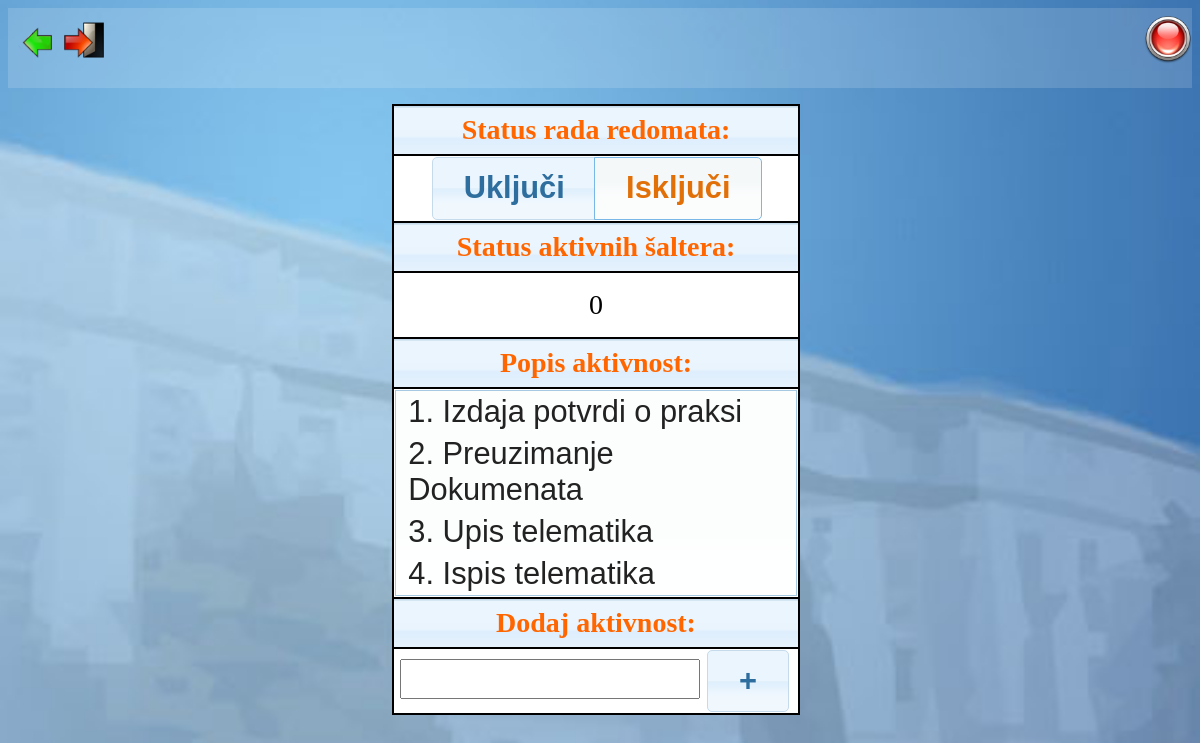
Page /referada/settings.php (signed in) on the committed database.
### tables this page shows
CREATE TABLE `aktivnost` (
  `sifra_aktivnost` int(11) NOT NULL,
  `naziv_aktivnost` varchar(40) DEFAULT NULL,
  `prosjek_aktivnost` decimal(10,0) DEFAULT NULL
);

### referada/settings.php (the view, shortened to what this page needs)
<html>
<head>
<link href="../jquery/jquery-ui.css" rel="stylesheet">
<link href="settings.css" rel="stylesheet">
</head>
<body>
 	<?php
		if($_SESSION['login_user']){
    ?>
<div class="statusbar">
<div class="left">
<a href="referada.php"><img class="set" src="backlogo.png" alt="Postavke"/></a>
<a href="index.php?logout=1"><img class="set" src="exitlogo.png" alt="Logout"/></a>
</div>
<div class="right">
<?php
	include '../statusbaze.php';
	$stat=status();
	if($stat)
		echo '<img id="stat" " class="set" src="green_light.png" alt="Online" />';
	else
		echo '<img id="stat" class="set" src="red_light.png" alt="Online" />';
?>
</div>
</div>
<div id="main">
<table>
	<tr>
    	<td id="tablebar">
			Status rada redomata:
        </td>
    </tr><tr>
    	<td class="tablecontent">
			<div id="radioset">
			<input type="radio" id="radio1" name="radio"><label for="radio1">Uključi</label>
			<input type="radio" id="radio2" name="radio" checked="checked"><label for="radio2">Isključi</label>
			</div>
		</td>
    </tr><tr>
   		 <td id="tablebar">Status aktivnih šaltera:</td>
    </tr><tr>
    	<td class="tablecontent"><?php getNumberOfUser(); ?></td>
    </tr><tr>
    	<td id="tablebar">Popis aktivnost:</td>
    </tr><tr>
    	<td class="tablecontent">
<ul id="menu">
<?php
    $result = getAktivnost();
    while($row=mysql_fetch_array( $result )){
		echo '<li id="li"> ';
		echo $row["sifra_aktivnost"] ;
		echo '. ';
		echo $row["naziv_aktivnost"] ;
		echo '</li>';
	}
?>
</ul>
		</td>
     </tr><tr>
     	<td id="tablebar">Dodaj aktivnost:</td>
     </tr><tr>
		<td class="tablecontent">
			<input type="text" id="naziv"/>
    		<button id="save">+</button>
        </td>
     </tr>
</table>
<br>
<br>
<br>
</div>
<?php
		}
		else
			echo "Neovlašten pristup, molimo prijavite se";
?>
</body>
</html>

### statusbaze.php (shortened to what this page needs)
<?php
function status(){
	$connection=connect();
	$querry= mysql_query("select * from stat", $connection);
	$row=mysql_num_rows($querry);
	if($row==1){
		$row = mysql_fetch_assoc($querry);
		if($row['st']==1)
			return false;
		else
			return true;
	}
}
function getAktivnost(){
	$connection=connect();
	$querry= mysql_query("select * from Aktivnost", $connection);
	return $querry;
}
function connect(){
	$connection= mysql_connect("localhost","root","");
	return $connection;
}
function getNumberOfUser(){
	$connection=connect();
	$querry= mysql_query("select count(status_rada) as zbroj from zaposlenik where status_rada=1;", $connection);
	$row = mysql_fetch_assoc($querry);
	echo $row['zbroj'];
}
?>

### referada/settings.css (style rules this page uses)
body { background:url("../background.jpg") no-repeat fixed center; background-size:cover; text-align:center; bgproperties: fixed; }
@media (min-width: 800px) { #main { text-align:center; margin-top:12vh; width:34vw; margin-left:32vw; margin-right:32vw; position:absolute; } }
@media (min-width: 800px) { #li { text-align:left; } }
@media (min-width: 800px) { input { height:5vh; width:25vw; font-size:3vh; } }
@media (min-width: 800px) { #tablebar { background-image:url(../table.png); height:6vh; background-repeat: no-repeat; background-size:cover; color:#F60; font-weight:bold; font-size:3.5vh; text-align:center; } }
@media (min-width: 800px) { .tablecontent { background-color:#FFF; text-align:right; font-size:3.5vh; height:8vh; text-align:center; } }
@media (min-width: 800px) { table { width:100%; background-color:#000; } }
@media (min-width: 800px) { .statusbar { background-color:rgba(255, 255, 255, 0.15); width:100%; float:left; text-align:left; position: relative; } }
@media (min-width: 800px) { .set { width:4vw; margin-top:1vh; } }
@media (min-width: 800px) { .right,.left { width:50%; position:absolute; background-color:rgba(255, 255, 255, 0.15); height:10vh; } }
@media (min-width: 800px) { .right { right:0; text-align:right } }
@media (min-width: 800px) { .left { left:0; text-align:left } }

### rows in the picture
aktivnost: sifra_aktivnost "1", naziv_aktivnost "Izdaja potvrdi o praksi"
aktivnost: sifra_aktivnost "2", naziv_aktivnost "Preuzimanje Dokumenata"
aktivnost: sifra_aktivnost "3", naziv_aktivnost "Upis telematika"
aktivnost: sifra_aktivnost "4", naziv_aktivnost "Ispis telematika"

### other values in the picture
$row['zbroj'] "0"
